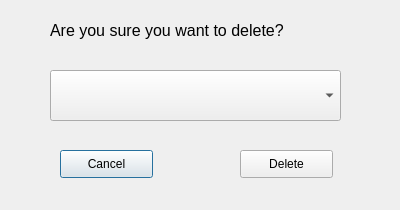
<?xml version="1.0" encoding="UTF-8"?>
<ui version="4.0">
 <class>deleteauthor</class>
 <widget class="QDialog" name="deleteauthor">
  <property name="geometry">
   <rect>
    <x>0</x>
    <y>0</y>
    <width>400</width>
    <height>210</height>
   </rect>
  </property>
  <property name="windowTitle">
   <string>Dialog</string>
  </property>
  <widget class="QPushButton" name="pushButton">
   <property name="geometry">
    <rect>
     <x>60</x>
     <y>150</y>
     <width>93</width>
     <height>28</height>
    </rect>
   </property>
   <property name="text">
    <string>Cancel</string>
   </property>
  </widget>
  <widget class="QPushButton" name="pushButton_2">
   <property name="geometry">
    <rect>
     <x>240</x>
     <y>150</y>
     <width>93</width>
     <height>28</height>
    </rect>
   </property>
   <property name="text">
    <string>Delete</string>
   </property>
  </widget>
  <widget class="QLabel" name="label">
   <property name="geometry">
    <rect>
     <x>50</x>
     <y>10</y>
     <width>301</width>
     <height>41</height>
    </rect>
   </property>
   <property name="font">
    <font>
     <pointsize>12</pointsize>
    </font>
   </property>
   <property name="text">
    <string>Are you sure you want to delete?</string>
   </property>
  </widget>
  <widget class="QComboBox" name="comboBox">
   <property name="geometry">
    <rect>
     <x>50</x>
     <y>70</y>
     <width>291</width>
     <height>51</height>
    </rect>
   </property>
   <property name="font">
    <font>
     <pointsize>11</pointsize>
    </font>
   </property>
   <property name="placeholderText">
    <string>Select an Author</string>
   </property>
  </widget>
 </widget>
 <resources/>
 <connections/>
</ui>
